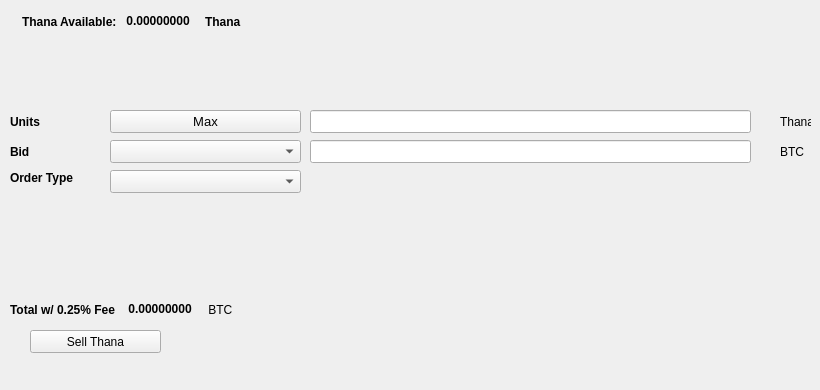
   <widget class="QWidget" name="SellTab">
    <attribute name="title">
     <string>Sell</string>
    </attribute>
    <widget class="QLabel" name="label_16">
     <property name="geometry">
      <rect>
       <x>780</x>
       <y>140</y>
       <width>31</width>
       <height>23</height>
      </rect>
     </property>
     <property name="text">
      <string>BTC</string>
     </property>
    </widget>
    <widget class="QComboBox" name="SellBidcomboBox">
     <property name="geometry">
      <rect>
       <x>110</x>
       <y>140</y>
       <width>191</width>
       <height>23</height>
      </rect>
     </property>
     <property name="font">
      <font>
       <pointsize>10</pointsize>
      </font>
     </property>
    </widget>
    <widget class="QLabel" name="label_18">
     <property name="geometry">
      <rect>
       <x>10</x>
       <y>110</y>
       <width>46</width>
       <height>23</height>
      </rect>
     </property>
     <property name="font">
      <font>
       <weight>75</weight>
       <bold>true</bold>
      </font>
     </property>
     <property name="text">
      <string>Units</string>
     </property>
    </widget>
    <widget class="QPushButton" name="Sell_Max_Amount">
     <property name="geometry">
      <rect>
       <x>110</x>
       <y>110</y>
       <width>191</width>
       <height>23</height>
      </rect>
     </property>
     <property name="font">
      <font>
       <pointsize>10</pointsize>
      </font>
     </property>
     <property name="text">
      <string>Max</string>
     </property>
    </widget>
    <widget class="QLabel" name="label_20">
     <property name="geometry">
      <rect>
       <x>10</x>
       <y>170</y>
       <width>91</width>
       <height>16</height>
      </rect>
     </property>
     <property name="font">
      <font>
       <weight>75</weight>
       <bold>true</bold>
      </font>
     </property>
     <property name="text">
      <string>Order Type</string>
     </property>
    </widget>
    <widget class="QComboBox" name="SellOrdertypeCombo">
     <property name="geometry">
      <rect>
       <x>110</x>
       <y>170</y>
       <width>191</width>
       <height>23</height>
      </rect>
     </property>
     <property name="font">
      <font>
       <pointsize>10</pointsize>
      </font>
     </property>
    </widget>
    <widget class="QLabel" name="label_21">
     <property name="geometry">
      <rect>
       <x>10</x>
       <y>140</y>
       <width>46</width>
       <height>23</height>
      </rect>
     </property>
     <property name="font">
      <font>
       <weight>75</weight>
       <bold>true</bold>
      </font>
     </property>
     <property name="text">
      <string>Bid</string>
     </property>
    </widget>
    <widget class="QLabel" name="label_22">
     <property name="geometry">
      <rect>
       <x>780</x>
       <y>110</y>
       <width>31</width>
       <height>23</height>
      </rect>
     </property>
     <property name="text">
      <string>Thana</string>
     </property>
    </widget>
    <widget class="QLineEdit" name="UnitsInputThana">
     <property name="geometry">
      <rect>
       <x>310</x>
       <y>110</y>
       <width>441</width>
       <height>23</height>
      </rect>
     </property>
     <property name="font">
      <font>
       <pointsize>9</pointsize>
       <weight>75</weight>
       <bold>true</bold>
      </font>
     </property>
    </widget>
    <widget class="QLineEdit" name="SellBidPriceEdit">
     <property name="geometry">
      <rect>
       <x>310</x>
       <y>140</y>
       <width>441</width>
       <height>23</height>
      </rect>
     </property>
     <property name="font">
      <font>
       <pointsize>9</pointsize>
       <weight>75</weight>
       <bold>true</bold>
      </font>
     </property>
    </widget>
    <widget class="QPushButton" name="SellThanaBTN">
     <property name="geometry">
      <rect>
       <x>30</x>
       <y>330</y>
       <width>131</width>
       <height>23</height>
      </rect>
     </property>
     <property name="text">
      <string>Sell Thana</string>
     </property>
     <property name="icon">
      <iconset resource="../thana">
       <normaloff>:/icons/bitcoin</normaloff>:/icons/bitcoin</iconset>
     </property>
    </widget>
    <widget class="QWidget" name="layoutWidget3">
     <property name="geometry">
      <rect>
       <x>22</x>
       <y>12</y>
       <width>258</width>
       <height>19</height>
      </rect>
     </property>
     <layout class="QHBoxLayout" name="horizontalLayout">
      <item>
       <widget class="QLabel" name="label232_2">
        <property name="font">
         <font>
          <weight>75</weight>
          <bold>true</bold>
         </font>
        </property>
        <property name="text">
         <string>Thana Available:</string>
        </property>
       </widget>
      </item>
      <item>
       <widget class="QLabel" name="ThanaAvailableLabel">
        <property name="palette">
         <palette>
          <active>
           <colorrole role="WindowText">
            <brush brushstyle="SolidPattern">
             <color alpha="255">
              <red>0</red>
              <green>0</green>
              <blue>0</blue>
             </color>
            </brush>
           </colorrole>
           <colorrole role="Button">
            <brush brushstyle="SolidPattern">
             <color alpha="255">
              <red>0</red>
              <green>170</green>
              <blue>0</blue>
             </color>
            </brush>
           </colorrole>
           <colorrole role="Light">
            <brush brushstyle="SolidPattern">
             <color alpha="255">
              <red>0</red>
              <green>255</green>
              <blue>0</blue>
             </color>
            </brush>
           </colorrole>
           <colorrole role="Midlight">
            <brush brushstyle="SolidPattern">
             <color alpha="255">
              <red>0</red>
              <green>212</green>
              <blue>0</blue>
             </color>
            </brush>
           </colorrole>
           <colorrole role="Dark">
            <brush brushstyle="SolidPattern">
             <color alpha="255">
              <red>0</red>
              <green>85</green>
              <blue>0</blue>
             </color>
            </brush>
           </colorrole>
           <colorrole role="Mid">
            <brush brushstyle="SolidPattern">
             <color alpha="255">
              <red>0</red>
              <green>113</green>
              <blue>0</blue>
             </color>
            </brush>
           </colorrole>
           <colorrole role="Text">
            <brush brushstyle="SolidPattern">
             <color alpha="255">
              <red>0</red>
              <green>170</green>
              <blue>0</blue>
             </color>
            </brush>
           </colorrole>
           <colorrole role="BrightText">
            <brush brushstyle="SolidPattern">
             <color alpha="255">
              <red>255</red>
              <green>255</green>
              <blue>255</blue>
             </color>
            </brush>
           </colorrole>
           <colorrole role="ButtonText">
            <brush brushstyle="SolidPattern">
             <color alpha="255">
              <red>0</red>
              <green>0</green>
              <blue>0</blue>
             </color>
            </brush>
           </colorrole>
           <colorrole role="Base">
            <brush brushstyle="SolidPattern">
             <color alpha="255">
              <red>255</red>
              <green>255</green>
              <blue>255</blue>
             </color>
            </brush>
           </colorrole>
           <colorrole role="Window">
            <brush brushstyle="SolidPattern">
             <color alpha="255">
              <red>0</red>
              <green>170</green>
              <blue>0</blue>
             </color>
            </brush>
           </colorrole>
           <colorrole role="Shadow">
            <brush brushstyle="SolidPattern">
             <color alpha="255">
              <red>0</red>
              <green>0</green>
              <blue>0</blue>
             </color>
            </brush>
           </colorrole>
           <colorrole role="AlternateBase">
            <brush brushstyle="SolidPattern">
             <color alpha="255">
              <red>127</red>
              <green>212</green>
              <blue>127</blue>
             </color>
            </brush>
           </colorrole>
           <colorrole role="ToolTipBase">
            <brush brushstyle="SolidPattern">
             <color alpha="255">
              <red>255</red>
              <green>255</green>
              <blue>220</blue>
             </color>
            </brush>
           </colorrole>
           <colorrole role="ToolTipText">
            <brush brushstyle="SolidPattern">
             <color alpha="255">
              <red>0</red>
              <green>0</green>
              <blue>0</blue>
             </color>
            </brush>
           </colorrole>
          </active>
          <inactive>
           <colorrole role="WindowText">
            <brush brushstyle="SolidPattern">
             <color alpha="255">
              <red>0</red>
              <green>0</green>
              <blue>0</blue>
             </color>
            </brush>
           </colorrole>
           <colorrole role="Button">
            <brush brushstyle="SolidPattern">
             <color alpha="255">
              <red>0</red>
              <green>170</green>
              <blue>0</blue>
             </color>
            </brush>
           </colorrole>
           <colorrole role="Light">
            <brush brushstyle="SolidPattern">
             <color alpha="255">
              <red>0</red>
              <green>255</green>
              <blue>0</blue>
             </color>
            </brush>
           </colorrole>
           <colorrole role="Midlight">
            <brush brushstyle="SolidPattern">
             <color alpha="255">
              <red>0</red>
              <green>212</green>
              <blue>0</blue>
             </color>
            </brush>
           </colorrole>
           <colorrole role="Dark">
            <brush brushstyle="SolidPattern">
             <color alpha="255">
              <red>0</red>
              <green>85</green>
              <blue>0</blue>
             </color>
            </brush>
           </colorrole>
           <colorrole role="Mid">
            <brush brushstyle="SolidPattern">
             <color alpha="255">
              <red>0</red>
              <green>113</green>
              <blue>0</blue>
             </color>
            </brush>
           </colorrole>
           <colorrole role="Text">
            <brush brushstyle="SolidPattern">
             <color alpha="255">
              <red>0</red>
              <green>170</green>
              <blue>0</blue>
             </color>
            </brush>
           </colorrole>
           <colorrole role="BrightText">
            <brush brushstyle="SolidPattern">
             <color alpha="255">
              <red>255</red>
              <green>255</green>
              <blue>255</blue>
             </color>
            </brush>
           </colorrole>
           <colorrole role="ButtonText">
            <brush brushstyle="SolidPattern">
             <color alpha="255">
              <red>0</red>
              <green>0</green>
              <blue>0</blue>
             </color>
            </brush>
           </colorrole>
           <colorrole role="Base">
            <brush brushstyle="SolidPattern">
             <color alpha="255">
              <red>255</red>
              <green>255</green>
              <blue>255</blue>
             </color>
            </brush>
           </colorrole>
           <colorrole role="Window">
            <brush brushstyle="SolidPattern">
             <color alpha="255">
              <red>0</red>
              <green>170</green>
              <blue>0</blue>
             </color>
            </brush>
           </colorrole>
           <colorrole role="Shadow">
            <brush brushstyle="SolidPattern">
             <color alpha="255">
              <red>0</red>
              <green>0</green>
              <blue>0</blue>
             </color>
            </brush>
           </colorrole>
           <colorrole role="AlternateBase">
            <brush brushstyle="SolidPattern">
             <color alpha="255">
              <red>127</red>
              <green>212</green>
              <blue>127</blue>
             </color>
            </brush>
           </colorrole>
           <colorrole role="ToolTipBase">
            <brush brushstyle="SolidPattern">
             <color alpha="255">
              <red>255</red>
              <green>255</green>
              <blue>220</blue>
             </color>
            </brush>
           </colorrole>
           <colorrole role="ToolTipText">
            <brush brushstyle="SolidPattern">
             <color alpha="255">
              <red>0</red>
              <green>0</green>
              <blue>0</blue>
             </color>
            </brush>
           </colorrole>
          </inactive>
          <disabled>
           <colorrole role="WindowText">
            <brush brushstyle="SolidPattern">
             <color alpha="255">
              <red>0</red>
              <green>85</green>
              <blue>0</blue>
             </color>
            </brush>
           </colorrole>
           <colorrole role="Button">
            <brush brushstyle="SolidPattern">
             <color alpha="255">
              <red>0</red>
              <green>170</green>
              <blue>0</blue>
             </color>
            </brush>
           </colorrole>
           <colorrole role="Light">
            <brush brushstyle="SolidPattern">
             <color alpha="255">
              <red>0</red>
              <green>255</green>
              <blue>0</blue>
             </color>
            </brush>
           </colorrole>
           <colorrole role="Midlight">
            <brush brushstyle="SolidPattern">
             <color alpha="255">
              <red>0</red>
              <green>212</green>
              <blue>0</blue>
             </color>
            </brush>
           </colorrole>
           <colorrole role="Dark">
            <brush brushstyle="SolidPattern">
             <color alpha="255">
              <red>0</red>
              <green>85</green>
              <blue>0</blue>
             </color>
            </brush>
           </colorrole>
           <colorrole role="Mid">
            <brush brushstyle="SolidPattern">
             <color alpha="255">
              <red>0</red>
              <green>113</green>
              <blue>0</blue>
             </color>
            </brush>
           </colorrole>
           <colorrole role="Text">
            <brush brushstyle="SolidPattern">
             <color alpha="255">
              <red>0</red>
              <green>85</green>
              <blue>0</blue>
             </color>
            </brush>
           </colorrole>
           <colorrole role="BrightText">
            <brush brushstyle="SolidPattern">
             <color alpha="255">
              <red>255</red>
              <green>255</green>
              <blue>255</blue>
             </color>
            </brush>
           </colorrole>
           <colorrole role="ButtonText">
            <brush brushstyle="SolidPattern">
             <color alpha="255">
              <red>0</red>
              <green>85</green>
              <blue>0</blue>
             </color>
            </brush>
           </colorrole>
           <colorrole role="Base">
            <brush brushstyle="SolidPattern">
             <color alpha="255">
              <red>0</red>
              <green>170</green>
              <blue>0</blue>
             </color>
            </brush>
           </colorrole>
           <colorrole role="Window">
            <brush brushstyle="SolidPattern">
             <color alpha="255">
              <red>0</red>
              <green>170</green>
              <blue>0</blue>
             </color>
            </brush>
           </colorrole>
           <colorrole role="Shadow">
            <brush brushstyle="SolidPattern">
             <color alpha="255">
              <red>0</red>
              <green>0</green>
              <blue>0</blue>
             </color>
            </brush>
           </colorrole>
           <colorrole role="AlternateBase">
            <brush brushstyle="SolidPattern">
             <color alpha="255">
              <red>0</red>
              <green>170</green>
              <blue>0</blue>
             </color>
            </brush>
           </colorrole>
           <colorrole role="ToolTipBase">
            <brush brushstyle="SolidPattern">
             <color alpha="255">
              <red>255</red>
              <green>255</green>
              <blue>220</blue>
             </color>
            </brush>
           </colorrole>
           <colorrole role="ToolTipText">
            <brush brushstyle="SolidPattern">
             <color alpha="255">
              <red>0</red>
              <green>0</green>
              <blue>0</blue>
             </color>
            </brush>
           </colorrole>
          </disabled>
         </palette>
        </property>
        <property name="font">
         <font>
          <weight>75</weight>
          <bold>true</bold>
         </font>
        </property>
        <property name="text">
         <string> 0.00000000 </string>
        </property>
        <property name="textInteractionFlags">
         <set>Qt::LinksAccessibleByMouse|Qt::TextSelectableByKeyboard|Qt::TextSelectableByMouse</set>
        </property>
       </widget>
      </item>
      <item>
       <widget class="QLabel" name="labelThana">
        <property name="font">
         <font>
          <weight>75</weight>
          <bold>true</bold>
         </font>
        </property>
        <property name="text">
         <string>Thana</string>
        </property>
       </widget>
      </item>
     </layout>
    </widget>
    <widget class="QWidget" name="layoutWidget">
     <property name="geometry">
      <rect>
       <x>10</x>
       <y>300</y>
       <width>268</width>
       <height>19</height>
      </rect>
     </property>
     <layout class="QHBoxLayout" name="horizontalLayout_2">
      <item>
       <widget class="QLabel" name="label_19">
        <property name="font">
         <font>
          <weight>75</weight>
          <bold>true</bold>
         </font>
        </property>
        <property name="text">
         <string>Total w/ 0.25% Fee </string>
        </property>
       </widget>
      </item>
      <item>
       <widget class="QLabel" name="SellCostLabel">
        <property name="palette">
         <palette>
          <active>
           <colorrole role="WindowText">
            <brush brushstyle="SolidPattern">
             <color alpha="255">
              <red>0</red>
              <green>0</green>
              <blue>0</blue>
             </color>
            </brush>
           </colorrole>
           <colorrole role="Button">
            <brush brushstyle="SolidPattern">
             <color alpha="255">
              <red>0</red>
              <green>170</green>
              <blue>0</blue>
             </color>
            </brush>
           </colorrole>
           <colorrole role="Light">
            <brush brushstyle="SolidPattern">
             <color alpha="255">
              <red>0</red>
              <green>255</green>
              <blue>0</blue>
             </color>
            </brush>
           </colorrole>
           <colorrole role="Midlight">
            <brush brushstyle="SolidPattern">
             <color alpha="255">
              <red>0</red>
              <green>212</green>
              <blue>0</blue>
             </color>
            </brush>
           </colorrole>
           <colorrole role="Dark">
            <brush brushstyle="SolidPattern">
             <color alpha="255">
              <red>0</red>
              <green>85</green>
              <blue>0</blue>
             </color>
            </brush>
           </colorrole>
           <colorrole role="Mid">
            <brush brushstyle="SolidPattern">
             <color alpha="255">
              <red>0</red>
              <green>113</green>
              <blue>0</blue>
             </color>
            </brush>
           </colorrole>
           <colorrole role="Text">
            <brush brushstyle="SolidPattern">
             <color alpha="255">
              <red>0</red>
              <green>170</green>
              <blue>0</blue>
             </color>
            </brush>
           </colorrole>
           <colorrole role="BrightText">
            <brush brushstyle="SolidPattern">
             <color alpha="255">
              <red>255</red>
              <green>255</green>
              <blue>255</blue>
             </color>
            </brush>
           </colorrole>
           <colorrole role="ButtonText">
            <brush brushstyle="SolidPattern">
             <color alpha="255">
              <red>0</red>
              <green>0</green>
              <blue>0</blue>
             </color>
            </brush>
           </colorrole>
           <colorrole role="Base">
            <brush brushstyle="SolidPattern">
             <color alpha="255">
              <red>255</red>
              <green>255</green>
              <blue>255</blue>
             </color>
            </brush>
           </colorrole>
           <colorrole role="Window">
            <brush brushstyle="SolidPattern">
             <color alpha="255">
              <red>0</red>
              <green>170</green>
              <blue>0</blue>
             </color>
            </brush>
           </colorrole>
           <colorrole role="Shadow">
            <brush brushstyle="SolidPattern">
             <color alpha="255">
              <red>0</red>
              <green>0</green>
              <blue>0</blue>
             </color>
            </brush>
           </colorrole>
           <colorrole role="AlternateBase">
            <brush brushstyle="SolidPattern">
             <color alpha="255">
              <red>127</red>
              <green>212</green>
              <blue>127</blue>
             </color>
            </brush>
           </colorrole>
           <colorrole role="ToolTipBase">
            <brush brushstyle="SolidPattern">
             <color alpha="255">
              <red>255</red>
              <green>255</green>
              <blue>220</blue>
             </color>
            </brush>
           </colorrole>
           <colorrole role="ToolTipText">
            <brush brushstyle="SolidPattern">
             <color alpha="255">
              <red>0</red>
              <green>0</green>
              <blue>0</blue>
             </color>
            </brush>
           </colorrole>
          </active>
          <inactive>
           <colorrole role="WindowText">
            <brush brushstyle="SolidPattern">
             <color alpha="255">
              <red>0</red>
              <green>0</green>
              <blue>0</blue>
             </color>
            </brush>
           </colorrole>
           <colorrole role="Button">
            <brush brushstyle="SolidPattern">
             <color alpha="255">
              <red>0</red>
              <green>170</green>
              <blue>0</blue>
             </color>
            </brush>
           </colorrole>
           <colorrole role="Light">
            <brush brushstyle="SolidPattern">
             <color alpha="255">
              <red>0</red>
              <green>255</green>
              <blue>0</blue>
             </color>
            </brush>
           </colorrole>
           <colorrole role="Midlight">
            <brush brushstyle="SolidPattern">
             <color alpha="255">
              <red>0</red>
              <green>212</green>
              <blue>0</blue>
             </color>
            </brush>
           </colorrole>
           <colorrole role="Dark">
            <brush brushstyle="SolidPattern">
             <color alpha="255">
              <red>0</red>
              <green>85</green>
              <blue>0</blue>
             </color>
            </brush>
           </colorrole>
           <colorrole role="Mid">
            <brush brushstyle="SolidPattern">
             <color alpha="255">
              <red>0</red>
              <green>113</green>
              <blue>0</blue>
             </color>
            </brush>
           </colorrole>
           <colorrole role="Text">
            <brush brushstyle="SolidPattern">
             <color alpha="255">
              <red>0</red>
              <green>170</green>
              <blue>0</blue>
             </color>
            </brush>
           </colorrole>
           <colorrole role="BrightText">
            <brush brushstyle="SolidPattern">
             <color alpha="255">
              <red>255</red>
              <green>255</green>
              <blue>255</blue>
             </color>
            </brush>
           </colorrole>
           <colorrole role="ButtonText">
            <brush brushstyle="SolidPattern">
             <color alpha="255">
              <red>0</red>
              <green>0</green>
              <blue>0</blue>
             </color>
            </brush>
           </colorrole>
           <colorrole role="Base">
            <brush brushstyle="SolidPattern">
             <color alpha="255">
              <red>255</red>
              <green>255</green>
              <blue>255</blue>
             </color>
            </brush>
           </colorrole>
           <colorrole role="Window">
            <brush brushstyle="SolidPattern">
             <color alpha="255">
              <red>0</red>
              <green>170</green>
              <blue>0</blue>
             </color>
            </brush>
           </colorrole>
           <colorrole role="Shadow">
            <brush brushstyle="SolidPattern">
             <color alpha="255">
              <red>0</red>
              <green>0</green>
              <blue>0</blue>
             </color>
            </brush>
           </colorrole>
           <colorrole role="AlternateBase">
            <brush brushstyle="SolidPattern">
             <color alpha="255">
              <red>127</red>
              <green>212</green>
              <blue>127</blue>
             </color>
            </brush>
           </colorrole>
           <colorrole role="ToolTipBase">
            <brush brushstyle="SolidPattern">
             <color alpha="255">
              <red>255</red>
              <green>255</green>
              <blue>220</blue>
             </color>
            </brush>
           </colorrole>
           <colorrole role="ToolTipText">
            <brush brushstyle="SolidPattern">
             <color alpha="255">
              <red>0</red>
              <green>0</green>
              <blue>0</blue>
             </color>
            </brush>
           </colorrole>
          </inactive>
          <disabled>
           <colorrole role="WindowText">
            <brush brushstyle="SolidPattern">
             <color alpha="255">
              <red>0</red>
              <green>85</green>
              <blue>0</blue>
             </color>
            </brush>
           </colorrole>
           <colorrole role="Button">
            <brush brushstyle="SolidPattern">
             <color alpha="255">
              <red>0</red>
              <green>170</green>
              <blue>0</blue>
             </color>
            </brush>
           </colorrole>
           <colorrole role="Light">
            <brush brushstyle="SolidPattern">
             <color alpha="255">
              <red>0</red>
              <green>255</green>
              <blue>0</blue>
             </color>
            </brush>
           </colorrole>
           <colorrole role="Midlight">
            <brush brushstyle="SolidPattern">
             <color alpha="255">
              <red>0</red>
              <green>212</green>
              <blue>0</blue>
             </color>
            </brush>
           </colorrole>
           <colorrole role="Dark">
            <brush brushstyle="SolidPattern">
             <color alpha="255">
              <red>0</red>
              <green>85</green>
              <blue>0</blue>
             </color>
            </brush>
           </colorrole>
           <colorrole role="Mid">
            <brush brushstyle="SolidPattern">
             <color alpha="255">
              <red>0</red>
              <green>113</green>
              <blue>0</blue>
             </color>
            </brush>
           </colorrole>
           <colorrole role="Text">
            <brush brushstyle="SolidPattern">
             <color alpha="255">
              <red>0</red>
              <green>85</green>
              <blue>0</blue>
             </color>
            </brush>
           </colorrole>
           <colorrole role="BrightText">
            <brush brushstyle="SolidPattern">
             <color alpha="255">
              <red>255</red>
              <green>255</green>
              <blue>255</blue>
             </color>
            </brush>
           </colorrole>
           <colorrole role="ButtonText">
            <brush brushstyle="SolidPattern">
             <color alpha="255">
              <red>0</red>
              <green>85</green>
              <blue>0</blue>
             </color>
            </brush>
           </colorrole>
           <colorrole role="Base">
            <brush brushstyle="SolidPattern">
             <color alpha="255">
              <red>0</red>
              <green>170</green>
              <blue>0</blue>
             </color>
            </brush>
           </colorrole>
           <colorrole role="Window">
            <brush brushstyle="SolidPattern">
             <color alpha="255">
              <red>0</red>
              <green>170</green>
              <blue>0</blue>
             </color>
            </brush>
           </colorrole>
           <colorrole role="Shadow">
            <brush brushstyle="SolidPattern">
             <color alpha="255">
              <red>0</red>
              <green>0</green>
              <blue>0</blue>
             </color>
            </brush>
           </colorrole>
           <colorrole role="AlternateBase">
            <brush brushstyle="SolidPattern">
             <color alpha="255">
              <red>0</red>
              <green>170</green>
              <blue>0</blue>
             </color>
            </brush>
           </colorrole>
           <colorrole role="ToolTipBase">
            <brush brushstyle="SolidPattern">
             <color alpha="255">
              <red>255</red>
              <green>255</green>
              <blue>220</blue>
             </color>
            </brush>
           </colorrole>
           <colorrole role="ToolTipText">
            <brush brushstyle="SolidPattern">
             <color alpha="255">
              <red>0</red>
              <green>0</green>
              <blue>0</blue>
             </color>
            </brush>
           </colorrole>
          </disabled>
         </palette>
        </property>
        <property name="font">
         <font>
          <weight>75</weight>
          <bold>true</bold>
         </font>
        </property>
        <property name="autoFillBackground">
         <bool>false</bool>
        </property>
        <property name="text">
         <string> 0.00000000</string>
        </property>
        <property name="textInteractionFlags">
         <set>Qt::LinksAccessibleByMouse|Qt::TextSelectableByMouse</set>
        </property>
       </widget>
      </item>
      <item>
       <widget class="QLabel" name="label_17">
        <property name="font">
         <font>
          <weight>50</weight>
          <bold>false</bold>
         </font>
        </property>
        <property name="text">
         <string> BTC</string>
        </property>
       </widget>
      </item>
     </layout>
    </widget>
    <widget class="QLabel" name="label_23">
     <property name="geometry">
      <rect>
       <x>460</x>
       <y>300</y>
       <width>281</width>
       <height>81</height>
      </rect>
     </property>
     <property name="text">
      <string/>
     </property>
     <property name="pixmap">
      <pixmap>:/images/bittrex</pixmap>
     </property>
    </widget>
   </widget>
